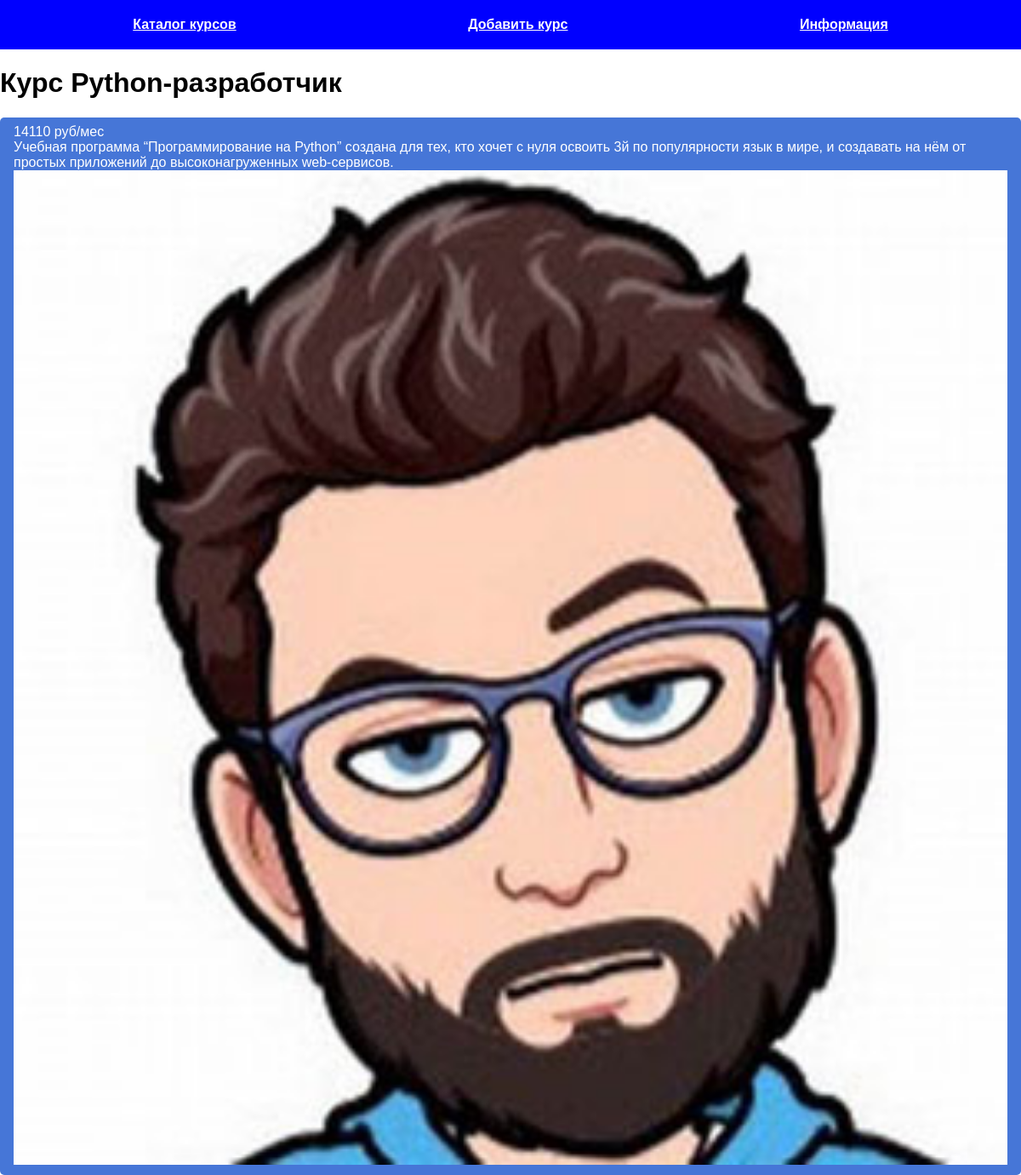
The page /info/Python-разработчик on the database its author committed.
### tables this page shows
CREATE TABLE mainmenu(
    id INTEGER PRIMARY KEY AUTOINCREMENT,
    title TEXT NOT NULL,
    url TEXT NOT NULL
);

CREATE TABLE posts(
    id INTEGER PRIMARY KEY AUTOINCREMENT,
    title TEXT NOT NULL,
    price TEXT NOT NULL,
    text TEXT NOT NULL,
    url TEXT NOT NULL,
    time INTEGER NOT NULL
);

### main.py (the view)
@app.route("/info/<alias>")
def add_info(alias):
    db = get_db()
    dbase = FDataBase(db)
    title, price, text = dbase.get_info(alias)
    if not title:
        abort(404)
    return render_template('info.html', menu=dbase.get_menu(), title=title, price=price, text=text)

### FDataBase.py (called while the page is built)
    def get_menu(self):
        sql = "SELECT * FROM mainmenu"
        try:
            self.__cur.execute(sql)
            res = self.__cur.fetchall()
            if res:
                return res
        except IOError:
            print("Ошибка чтения из БД")
        return []

    def get_info(self, alias):
        try:
            self.__cur.execute(f"SELECT title, price, text FROM posts WHERE url LIKE '{alias}'")
            res = self.__cur.fetchone()
            if res:
                return res
        except sqlite3.Error as e:
            print("Ошибка получения курса из БД:", e)
        return False, False, False

### main.py (called while the page is built)
def connect_db():
    con = sqlite3.connect(app.config['DATABASE'])
    con.row_factory = sqlite3.Row
    return con

def get_db():
    if not hasattr(g, 'link_db'):
        g.link_db = connect_db()
    return g.link_db

### templates/info.html (shortened to what this page needs)
{% extends 'base.html' %}
{% block content %}
{{ super() }}
<div class="info">
{{ price }}<br>
{{ text | safe}}
</div>
{% endblock %}

### templates/base.html (shortened to what this page needs)
<!DOCTYPE html>
<html lang="en">
<head>
    <link rel="stylesheet" href="{{ url_for('static', filename='css/style.css') }}">
</head>
<body>
{% block content %}
    {% block mainmenu %}
    <ul class="menu">
        {% for m in menu %}
        <li><a href="{{ m.url }}">{{ m.title }}</a></li>
        {% endfor %}
    </ul>
    {% endblock %}
<div class="content">
    {% if title %}
        <h1>{{ title }}</h1>
    {% else %}
        <h1></h1>
    {% endif %}
{% endblock %}
</div>
</body>
</html>

### static/css/style.css (style rules this page uses)
body { margin: 0; padding: 0; font-family: Verdana, Geneva, Tahoma, sans-serif; }
.menu { display: flex; justify-content: space-around; list-style: none; background: blue; padding: 20px; margin-top: 0; }
.menu a { font-weight: bold; color: white; }
.info { appearance: none; border: 0; border-radius: 5px; background: #4676D7; color: #fff; padding: 8px 16px; font-size: 16px; font-family: Verdana, Geneva, Tahoma, sans-serif; }

### rows shown on the page
mainmenu: title "Каталог курсов"
mainmenu: title "Добавить курс"
mainmenu: title "Информация"
posts: title "Курс Python-разработчик", price "14110 руб/мес", text "Учебная программа “Программирование на Python” создана для тех, кто хочет с нуля освоить 3й по популярности язык в мире, и создавать на нём от простых приложений до высоконагруженных web-сервисов.", text (picture)
